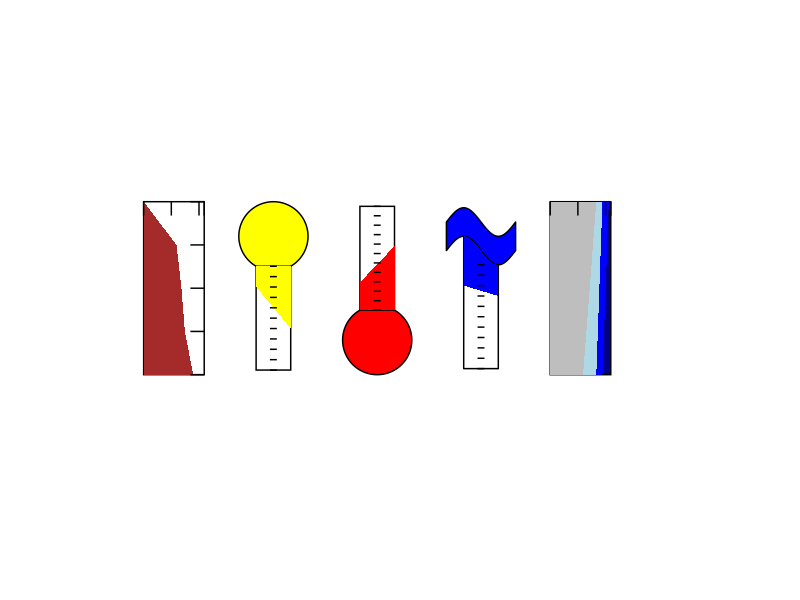

Source code (R):
# Script to plot variables - current and future states - for each MEASO area

library(ggplot2)
library(ggforce)
# Surface Temperature - November-December


# 


Xlim<-c(0,100)
Ylim<-c(0,25)
# all inputs are proportions of max X and Y

# depth ####

oD <- list(rect = list(xmax=0.2,ymin=0,h=1.0)
           ,XpropPerLog10 = 0.04
           ,XstartLog10 = 6)

Depth<-list(area  = 154333000
           ,depth = c(1000,2000,3000,4000)
           ,prop  = c(0.1,0.05,0.05,0.2))

# light ####

Light<-list(MidWinterPropNight = 0.7
            ,early = 20
            ,late = 60
             )

oL <- list(sun = list(x0 = 0.3, y0 = 0.8, r0 = 0.05)  # r0=radius as proportion of Xlim[2]
           ,rect = list(w = 0.05,h = 0.6)
           ,Lmin = 0
           ,Lmax = 100
           ,Ints = 10 # number of intervals
)


# temperature ####
Tearly<- 1.2
Tlate <- 5.4

oT <- list(bulb = list(x0 = 0.45, y0 = 0.2, r0 = 0.05)  # r0=radius as proportion of Xlim[2]
           ,rect = list(w = 0.05,h = 0.6)
           ,Tmin = -2
           ,Tmax = 10
           ,Ints = 11 # number of intervals
)

# mixed layer depth ####
MLD<-list(early = 100
          ,late =150)

oM <- list(wave = list(x0 = 0.6, y0 = 0.8, w = 0.1, h = 0.33, t=2) # thickness is in sine units
           ,rect = list(w = 0.05,h = 0.6)
           ,MLmin = 0
           ,MLmax = 500
           ,Ints = 10 # number of intervals
)

# sea ice ####

oS <- list(rect = list(xmin=0.7,ymin=0,h=1.0)
           ,XpropPerLog10 = oD$XpropPerLog10
           ,XstartLog10 = oD$XstartLog10)

SeaIce<-list(MEASOarea  = Depth$area
             ,OctAreaConc95 = list(early = Depth$area*0.85, late = Depth$area*0.5)
             ,OctAreaConc75 = list(early = Depth$area*0.5, late = Depth$area*0.3)
             ,OctAreaConc25 = list(early = Depth$area*0.3, late = Depth$area*0.1)
) # end SeaIce

########## Calculations ####

# depth polygon calculations ####

oD$box<-list(xmin = (oD$rect$xmax-(log10(Depth$area)-oD$XstartLog10)*oD$XpropPerLog10)*Xlim[2]
             ,xmax = oD$rect$xmax*Xlim[2]
             ,ymin = oD$rect$ymin*Ylim[2]
             ,ymax = (oD$rect$ymin+oD$rect$h)*Ylim[2])

oD$box<-c(oD$box,list(
  ticksX = (c(seq(oD$XstartLog10,floor(log10(Depth$area)),1),log10(Depth$area))-oD$XstartLog10)*oD$XpropPerLog10*Xlim[2]+oD$box$xmin
  ,ticksY = (oD$rect$ymin+oD$rect$h)*Ylim[2]-seq(0,Depth$depth[length(Depth$depth)],1000)/Depth$depth[length(Depth$depth)]*oD$rect$h *Ylim[2]
  ,poly = data.frame(x=  (c(oD$XstartLog10,log10(cumsum(Depth$prop)*Depth$area),oD$XstartLog10)-oD$XstartLog10)*oD$XpropPerLog10*Xlim[2]+oD$box$xmin
                     ,y= ((oD$rect$ymin+oD$rect$h)*Ylim[2]-c(0,Depth$depth,Depth$depth[length(Depth$depth)])/Depth$depth[length(Depth$depth)]*oD$rect$h*Ylim[2]))
))


# light calculations ####
oL$sun$x<-oL$sun$x0*Xlim[2]
oL$sun$y<-oL$sun$y0*Ylim[2]
oL$sun$r<-oL$sun$r0*Xlim[2]
oL$rect$xmin <- oL$sun$x-oL$rect$w*Xlim[2]/2
oL$rect$xmax <- oL$sun$x+oL$rect$w*Xlim[2]/2
oL$rect$ymax <- oL$sun$y - (oL$sun$r^2-(oL$rect$w*Xlim[2]/2)^2)^0.5
oL$rect$ymin <- oL$rect$ymax - oL$rect$h*Ylim[2]

oL$ticksY <- oL$rect$ymax-(seq(oL$Lmin,oL$Lmax,(oL$Lmax-oL$Lmin)/oL$Ints)-oL$Lmin)/(oL$Lmax-oL$Lmin)*oL$rect$h*Ylim[2]
oL$ticksX <- oL$rect$xmin+ oL$rect$w*Xlim[2]*c(0.4,0.6)

oL$poly <-data.frame(x = c(oL$rect$xmin,oL$rect$xmin,oL$rect$xmax,oL$rect$xmax)
                          ,y = c(oL$rect$ymax
                                 ,oL$rect$ymax-(Light$early-oL$Lmin)/(oL$Lmax-oL$Lmin)*oL$rect$h*Ylim[2]
                                 ,oL$rect$ymax-(Light$late-oL$Lmin)/(oL$Lmax-oL$Lmin)*oL$rect$h*Ylim[2]
                                 ,oL$rect$ymax))



# temperature thermometer calculations ####
oT$bulb$x<-oT$bulb$x0*Xlim[2]
oT$bulb$y<-oT$bulb$y0*Ylim[2]
oT$bulb$r<-oT$bulb$r0*Xlim[2]
oT$rect$xmin <- oT$bulb$x-oT$rect$w*Xlim[2]/2
oT$rect$xmax <- oT$bulb$x+oT$rect$w*Xlim[2]/2
oT$rect$ymin <- oT$bulb$y + (oT$bulb$r^2-(oT$rect$w*Xlim[2]/2)^2)^0.5
oT$rect$ymax <- oT$rect$ymin + oT$rect$h*Ylim[2]

oT$ticksY <- (seq(oT$Tmin,oT$Tmax,(oT$Tmax-oT$Tmin)/oT$Ints)-oT$Tmin)/(oT$Tmax-oT$Tmin)*oT$rect$h*Ylim[2]+oT$rect$ymin
oT$ticksX <- oT$rect$xmin+ oT$rect$w*Xlim[2]*c(0.4,0.6)

oT$tempShape <-data.frame(x = c(oT$rect$xmin,oT$rect$xmin,oT$rect$xmax,oT$rect$xmax)
                          ,y = c(oT$rect$ymin
                                 ,(Tearly-oT$Tmin)/(oT$Tmax-oT$Tmin)*oT$rect$h*Ylim[2]+oT$rect$ymin
                                 ,(Tlate-oT$Tmin)/(oT$Tmax-oT$Tmin)*oT$rect$h*Ylim[2]+oT$rect$ymin
                                 ,oT$rect$ymin))

# Mixed Layer Depth #####

oM$wave$df <- 
  {waveXt<-c(seq(0,2*pi,0.001),2*pi)
  waveXb<-c(seq(2*pi,0,-0.001),0)
  waveYt<-sin(waveXt)
  waveYb<-sin(waveXb)+oM$wave$t
  waveX<-((c(waveXt,waveXb)/(2*pi)-0.5)*oM$wave$w+oM$wave$x0)      *Xlim[2]
  waveY<-(((c(waveYt,waveYb)+1)/(2+oM$wave$t)-0.5)*oM$wave$h+oM$wave$y0)*Ylim[2]
  wave<-data.frame(x=waveX, y=waveY)
  wave}

oM<-c(oM,{
  x0<-(oM$wave$w-oM$rect$w)/2 /oM$wave$w  # proportion along wave
  xE<-(x0+oM$rect$w/oM$wave$w)
  polyX<-c(seq(x0*2*pi,xE*2*pi,0.001),xE*2*pi)
  polyY<-sin(polyX)
  polyX<-(polyX/(2*pi)-0.5)*oM$wave$w+oM$wave$x0
  polyY<-((polyY+1)/(2+oM$wave$t)-0.5)*oM$wave$h+oM$wave$y0
  rectYtop<-polyY[length(polyY)]
  rectYbottom<-polyY[length(polyY)]-oM$rect$h
  pX1<-polyX[1]
  pXe<-polyX[length(polyX)]
  pY1<-rectYtop-(MLD$early-oM$MLmin)/(oM$MLmax-oM$MLmin)*oM$rect$h
  pYe<-rectYtop-(MLD$late-oM$MLmin)/(oM$MLmax-oM$MLmin)*oM$rect$h

  boxX<-c(polyX,pXe,pX1) 
  boxY<-c(polyY,rectYbottom,rectYbottom)

  list(box = data.frame(x=boxX*Xlim[2],y=boxY*Ylim[2])
       ,poly = data.frame(x=c(pX1,polyX,pXe)*Xlim[2],y=c(pY1,polyY,pYe)*Ylim[2])
       ,ticksX = (min(polyX)+(max(polyX)-min(polyX))*c(0.4,0.6))*Xlim[2]
       ,ticksY = (rectYtop-(seq(oM$MLmin,oM$MLmax,(oM$MLmax-oM$MLmin)/oM$Ints)/(oM$MLmax-oM$MLmin)*oM$rect$h))*Ylim[2]
      )
})

# Sea ice concentration and extent

oS$box<-list(xmin = oS$rect$xmin*Xlim[2]
             ,xmax = (oS$rect$xmin+(log10(SeaIce$MEASOarea)-oS$XstartLog10)*oS$XpropPerLog10)*Xlim[2]
             ,ymin = oS$rect$ymin*Ylim[2]
             ,ymax = (oS$rect$ymin+oS$rect$h)*Ylim[2])




oS$box<-c(oS$box,list(
   ticksX = (c(seq(oS$XstartLog10,floor(log10(SeaIce$MEASOarea)),1),log10(SeaIce$MEASOarea))-oS$XstartLog10)*oS$XpropPerLog10*Xlim[2]+oS$box$xmin
  ,poly95 = data.frame(x=c(oS$box$xmin,oS$box$xmin
                           ,(oS$rect$xmin+(log10(SeaIce[[2]]$early)-oS$XstartLog10)*oS$XpropPerLog10)*Xlim[2]
                           ,(oS$rect$xmin+(log10(SeaIce[[2]]$late)-oS$XstartLog10)*oS$XpropPerLog10)*Xlim[2]
                           )
                       ,y=c(oS$box$ymin,oS$box$ymax,oS$box$ymax,oS$box$ymin))
  ,poly75 = data.frame(x=c(oS$box$xmin,oS$box$xmin
                           ,(oS$rect$xmin+(log10(SeaIce[[3]]$early)-oS$XstartLog10)*oS$XpropPerLog10)*Xlim[2]
                           ,(oS$rect$xmin+(log10(SeaIce[[3]]$late)-oS$XstartLog10)*oS$XpropPerLog10)*Xlim[2]
                           )
                       ,y=c(oS$box$ymin,oS$box$ymax,oS$box$ymax,oS$box$ymin))
  ,poly25 = data.frame(x=c(oS$box$xmin,oS$box$xmin
                           ,(oS$rect$xmin+(log10(SeaIce[[4]]$early)-oS$XstartLog10)*oS$XpropPerLog10)*Xlim[2]
                           ,(oS$rect$xmin+(log10(SeaIce[[4]]$late)-oS$XstartLog10)*oS$XpropPerLog10)*Xlim[2]
                           )
                       ,y=c(oS$box$ymin,oS$box$ymax,oS$box$ymax,oS$box$ymin))
))

######### Plot ####
p<-ggplot() + coord_fixed(ratio=1) + xlim(Xlim) + ylim(Ylim) + xlab("")+ylab("")+
   theme(
     axis.text.x = element_blank()
     ,axis.text.y = element_blank()
     ,axis.ticks = element_blank()
     ,panel.grid.major = element_blank()
     , panel.grid.minor = element_blank()
     ,panel.background = element_rect(fill='transparent')
     ,plot.background = element_rect(fill='transparent', color=NA), #transparent plot bg
)

# depth
p<-p+geom_rect(aes(xmin=oD$box$xmin,xmax=oD$box$xmax,ymin=oD$box$ymin,ymax=oD$box$ymax),fill="white",linetype=1,colour="black",show.legend=FALSE)
p<-p+geom_polygon(data=oD$box$poly,aes(x=x,y=y),fill="brown", show.legend=FALSE)
for(i in c(1:length(oD$box$ticksX))) p<-p+geom_line(aes(x=x,y=y),data=data.frame(x=c(oD$box$ticksX[i],oD$box$ticksX[i]),y=c(oD$box$ymax-2,oD$box$ymax)),linetype=1,colour="black")
for(i in c(1:length(oD$box$ticksY))) p<-p+geom_line(aes(x=x,y=y),data=data.frame(x=c(oD$box$xmax-2,oD$box$xmax), y=c(oD$box$ticksY[i],oD$box$ticksY[i])),linetype=1,colour="black")

# light 
p<-p+ geom_circle(aes(x0 = oL$sun$x, y0 = oL$sun$y, r = oL$sun$r), fill = "yellow", show.legend=FALSE)
p<-p+geom_rect(aes(xmin=oL$rect$xmin,xmax=oL$rect$xmax,ymin=oL$rect$ymin,ymax=oL$rect$ymax),fill="white",linetype=1,colour="black",show.legend=FALSE)
p<-p+geom_polygon(data=oL$poly,aes(x=x,y=y),fill="yellow", show.legend=FALSE)
for(i in c(1:length(oL$ticksY))) p<-p+geom_line(aes(x=x,y=y),data=data.frame(x=oL$ticksX,y=c(oL$ticksY[i],oL$ticksY[i])),linetype=1,colour="black")


# thermometer 
  p<-p+ geom_circle(aes(x0 = oT$bulb$x, y0 = oT$bulb$y, r = oT$bulb$r), fill = "red", show.legend=FALSE)
  p<-p+geom_rect(aes(xmin=oT$rect$xmin,xmax=oT$rect$xmax,ymin=oT$rect$ymin,ymax=oT$rect$ymax),fill="white",linetype=1,colour="black",show.legend=FALSE)
  p<-p+geom_polygon(data=oT$tempShape,aes(x=x,y=y),fill="red", show.legend=FALSE)
    for(i in c(1:length(oT$ticksY))) p<-p+geom_line(aes(x=x,y=y),data=data.frame(x=oT$ticksX,y=c(oT$ticksY[i],oT$ticksY[i])),linetype=1,colour="black")

  # MLD
  p<-p+geom_polygon(data=oM$wave$df,aes(x=x,y=y),fill="blue",linetype=1,colour="black", show.legend=FALSE)
  p<-p+geom_polygon(data=oM$box,aes(x=x,y=y),fill="white",linetype=1,colour="black", show.legend=FALSE)
  p<-p+geom_polygon(data=oM$poly,aes(x=x,y=y),fill="blue", show.legend=FALSE)
  for(i in c(1:length(oM$ticksY))) p<-p+geom_line(aes(x=x,y=y),data=data.frame(x=oM$ticksX,y=c(oM$ticksY[i],oM$ticksY[i])),linetype=1,colour="black")

   # Sea ice (data are for open water)  
  p<-p+geom_rect(aes(xmin=oS$box$xmin,xmax=oS$box$xmax,ymin=oS$box$ymin,ymax=oS$box$ymax),fill="darkblue",linetype=1,colour="black",show.legend=FALSE)
  p<-p+geom_polygon(data=oS$box$poly95,aes(x=x,y=y),fill="blue", show.legend=FALSE)
  p<-p+geom_polygon(data=oS$box$poly75,aes(x=x,y=y),fill="lightblue", show.legend=FALSE)
  p<-p+geom_polygon(data=oS$box$poly25,aes(x=x,y=y),fill="grey", show.legend=FALSE)
  for(i in c(1:length(oS$box$ticksX))) p<-p+geom_line(aes(x=x,y=y),data=data.frame(x=c(oS$box$ticksX[i],oS$box$ticksX[i]),y=c(oS$box$ymax-2,oS$box$ymax)),linetype=1,colour="black")

p


